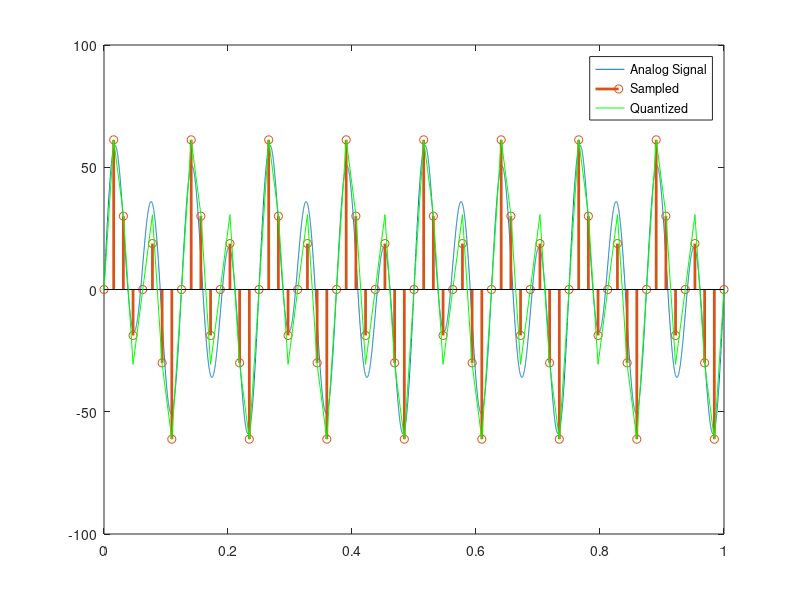

The MATLAB script that drew this image:
clc;
close all;
clear all;

A1 = 10;
A2 = 20;
A3 = 40;

f1 = 4;
f2 = 8;
f3 = 16;
dt = 0.0001;
t = 0:dt:1;

signal1 = A1*sin(2*pi*f1*t)+ A2 * sin(2*pi*f2*t) + A3*sin(2*pi*f3*t);
plot(t, signal1);
hold on;

%Sampling
fs  = 64;
ts = 1/fs;
t = 0:ts:1;
signal2 = A1*sin(2*pi*f2*t) + A2*sin(2*pi*f2*t) + A3*sin(2*pi*f3*t);
stem(t, signal2, 'LineWidth', 2);
hold on;


%Quantization
nbits = 2; % 4 qantization levels
qLevels = 2.^nbits;
signalMin = min(signal2);
signalMax = max(signal2);  
scalingFactor = (signalMax-signalMin)/qLevels;
signal3 = signal2 / scalingFactor; 
signal3 = round(signal3);
signal3 = signal3 * scalingFactor;


plot(t, signal3, 'g');
hold on;
legend('Analog Signal', 'Sampled', 'Quantized');

